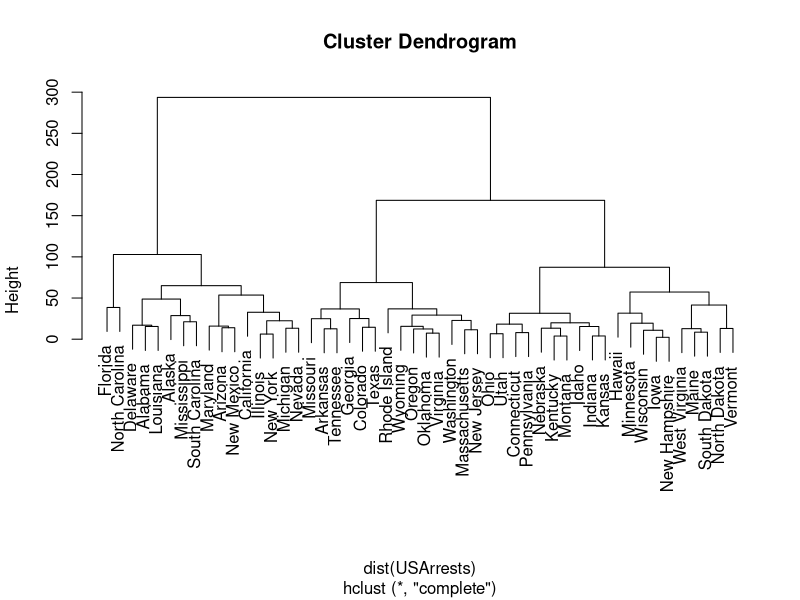
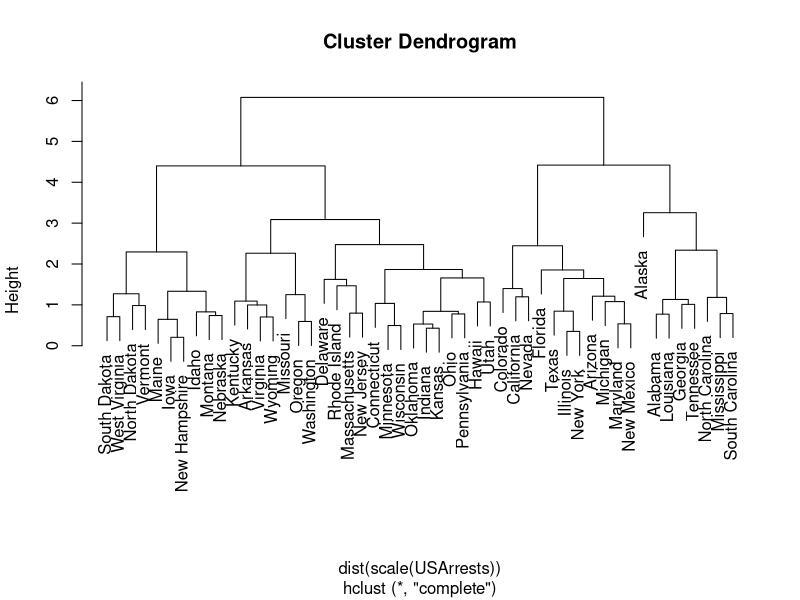
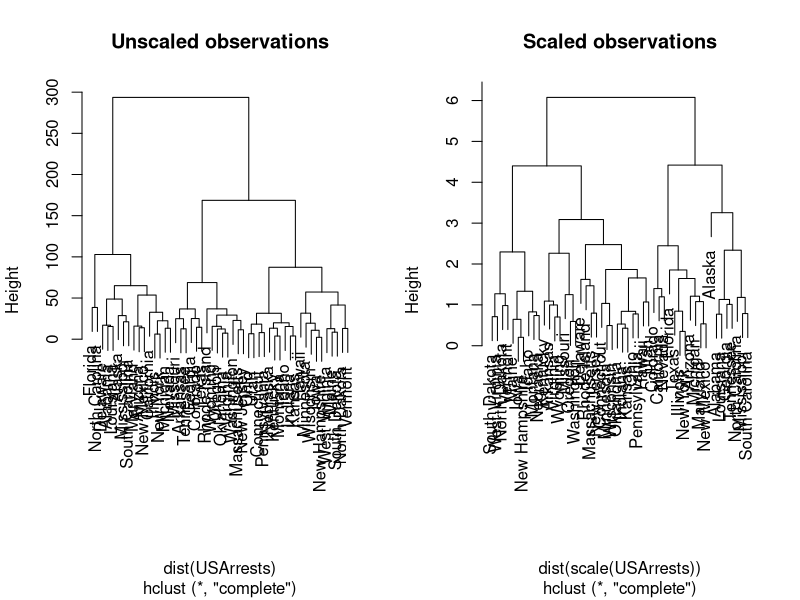

Here is the R script that generated these plots, in order:
## 7. In the chapter, we mentioned the use of correlation-based distance and Euclidean distance as dissimilarity
## measures for hierarchical clustering. It turns out that these two measures are almost equivalent: if each
## observation has been centered to have mean zero and standard deviation one, and if we let rij denote the
## correlation between the ith and jth observations, then the quantity 1 − rij is proportional to the squared
## Euclidean distance between the ith and jth observations.
## On the USArrests data, show that this proportionality holds.
scaled_arrests <- scale(USArrests)
cor(scaled_arrests[1,], scaled_arrests[2,])
## [1] 0.2861692

sapply(data.frame(x=scaled_arrests[1,], y=scaled_arrests[2,]),  FUN=dist)
1 - sum(sapply(data.frame(x=scaled_arrests[1,], y=scaled_arrests[2,]),  FUN=dist))
## [1] -16.76353
# I do not show that this proportionality holds.


## . In Section 10.2.3, a formula for calculating PVE was given in Equation 10.8. We also saw that the PVE can be obtained using the sdev output of the prcomp() function.

## On the USArrests data, calculate PVE in two ways:
## (a) Using the sdev output of the prcomp() function, as was done in Section 10.2.3.
pr.out_a <- prcomp(USArrests, center=TRUE, scale=TRUE)
pve=100*pr.out_a$sdev^2/sum(pr.out_a$sdev^2)
pve

## (b) By applying Equation 10.8 directly. That is, use the prcomp() function to compute the principal component loadings.
## Then, use those loadings in Equation 10.8 to obtain the PVE.
## These two approaches should give the same results.
pr.out_b <- prcomp(USArrests, center=TRUE, scale=TRUE)

sum((pr.out_b$x[,1]*USArrests)^2)
sum((USArrests^2))

## 9. Consider the USArrests data. We will now perform hierarchical clustering on the states.
## (a) Using hierarchical clustering with complete linkage and Euclidean distance, cluster the states.

us.cluster.complete <- hclust(dist(USArrests), method='complete')
plot(us.cluster.complete)

## (b) Cut the dendrogram at a height that results in three distinct clusters. Which states belong to which clusters?
cutree(us.cluster.complete, 3)
 ##       Alabama         Alaska        Arizona       Arkansas     California
 ##             1              1              1              2              1
 ##      Colorado    Connecticut       Delaware        Florida        Georgia
 ##             2              3              1              1              2
 ##        Hawaii          Idaho       Illinois        Indiana           Iowa
 ##             3              3              1              3              3
 ##        Kansas       Kentucky      Louisiana          Maine       Maryland
 ##             3              3              1              3              1
 ## Massachusetts       Michigan      Minnesota    Mississippi       Missouri
 ##             2              1              3              1              2
 ##       Montana       Nebraska         Nevada  New Hampshire     New Jersey
 ##             3              3              1              3              2
 ##    New Mexico       New York North Carolina   North Dakota           Ohio
 ##             1              1              1              3              3
 ##      Oklahoma         Oregon   Pennsylvania   Rhode Island South Carolina
 ##             2              2              3              2              1
 ##  South Dakota      Tennessee          Texas           Utah        Vermont
 ##             3              2              2              3              3
 ##      Virginia     Washington  West Virginia      Wisconsin        Wyoming
 ##             2              2              3              3              2

## (c) Hierarchically cluster the states using complete linkage and Eu clidean distance,
## after scaling the variables to have standard deviation one.
us.cluster.scaled.complete <- hclust(dist(scale(USArrests)), method='complete')
plot(us.cluster.scaled.complete)

## (d) What effect does scaling the variables have on the hierarchical clustering obtained? In your opinion,
## should the variables be scaled before the inter-observation dissimilarities are computed? Provide a justification for your answer.
par(mfrow=c(1,2))
plot(us.cluster.complete, main='Unscaled observations')
plot(us.cluster.scaled.complete, main='Scaled observations')
# I think the scaled observations produce better clustering. I note that Alaska is clustered more closely
# with other murderours states (Alabama, Louisiana, Georgia, etc).
